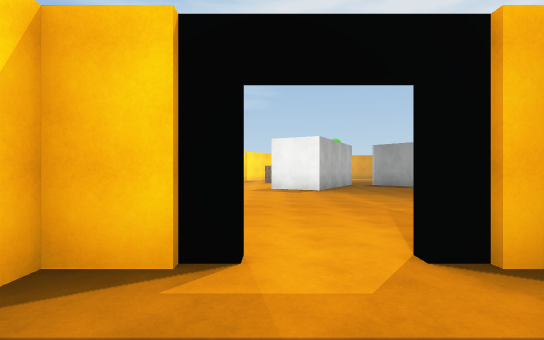
View 1 (above)

20 first-person views from a walk through a 3-D level made in the Unity game engine. The camera is 1.5 m above the floor, looks level and sees 85° across. Doors are open. The floor is counted in squares, 2 m on a side. Each view is taken from the middle of a square. On the plan, view 1 faces up. The plan holds only what a view shows up to about 10 squares ahead; the rest is blank. The player is left out. Some surface patterns are stand-ins.

View 2
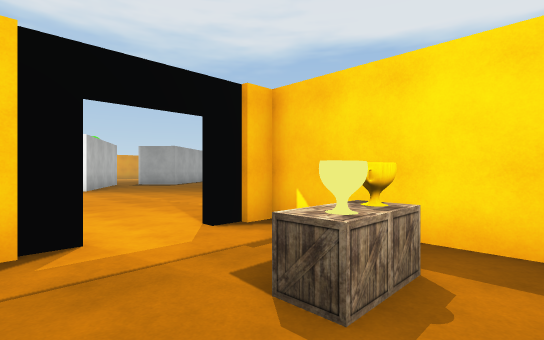

View 3
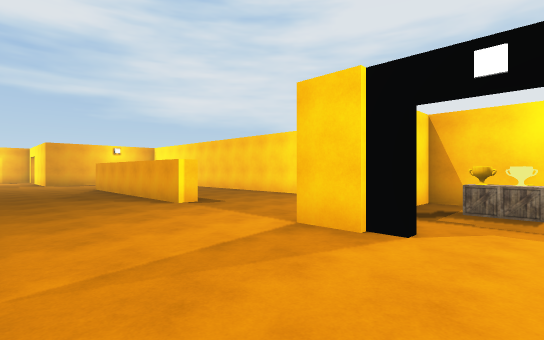

View 4
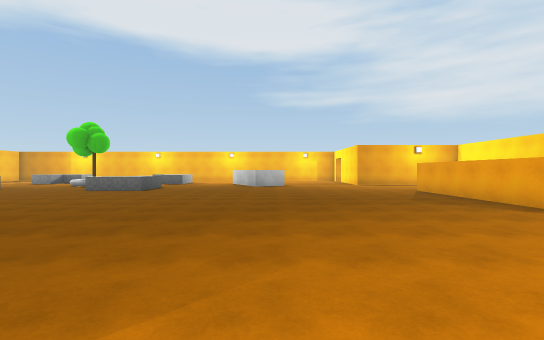

View 5
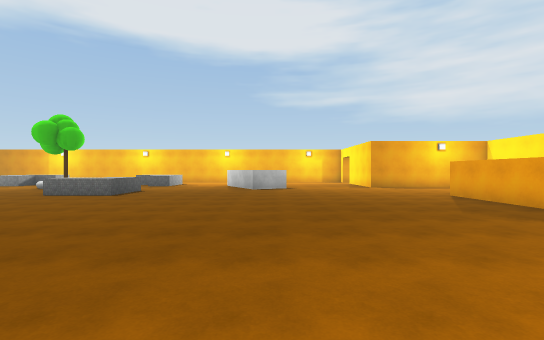

View 6
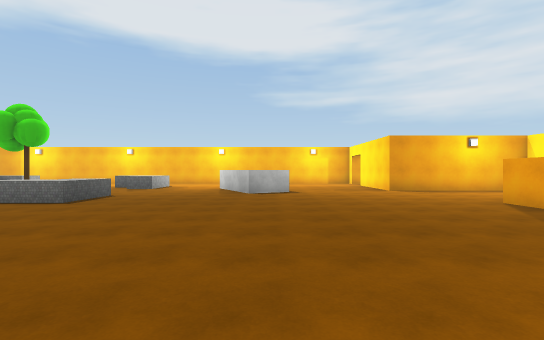

View 7
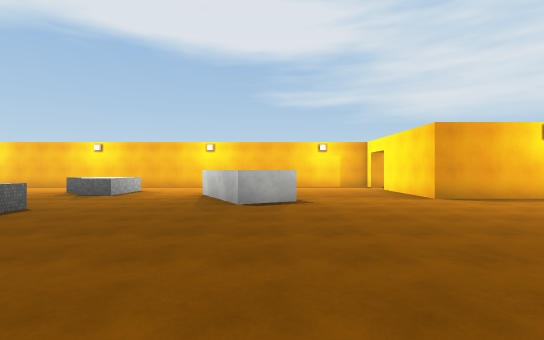

View 8
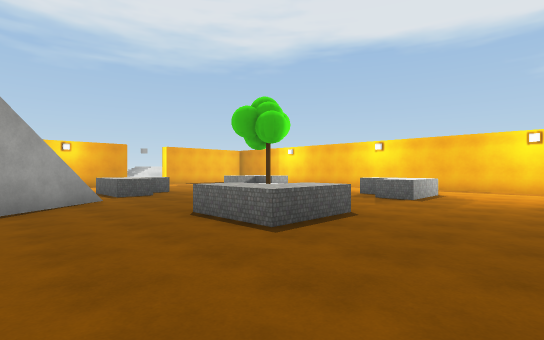

View 9
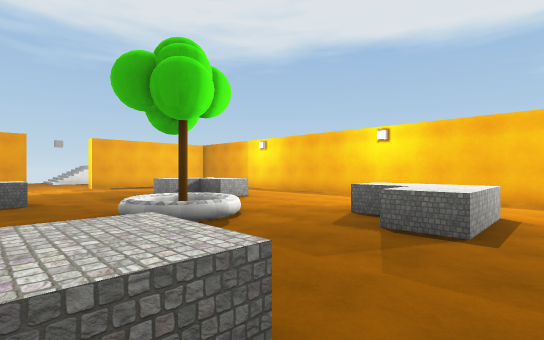

View 10
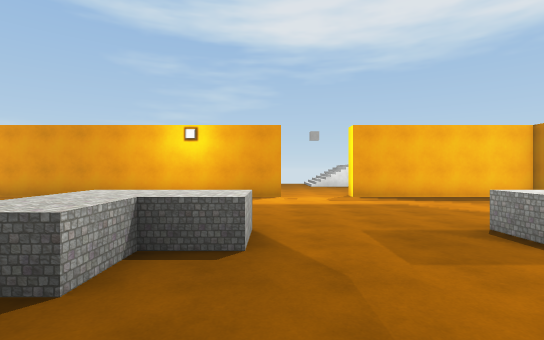

View 11
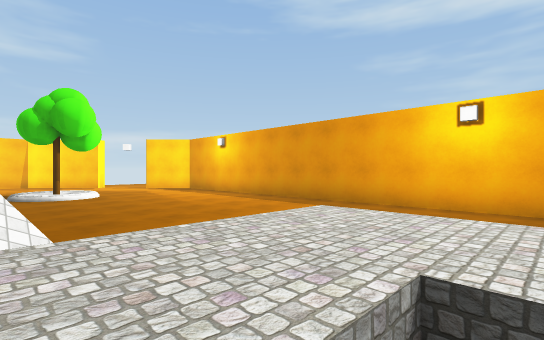

View 12
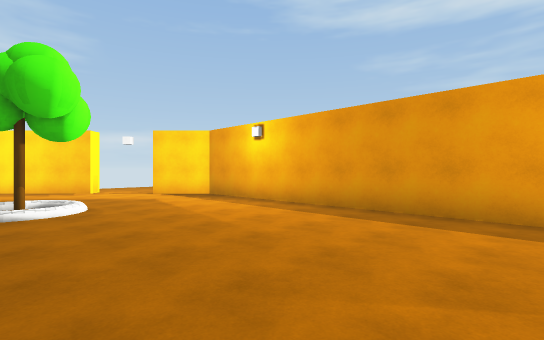

View 13
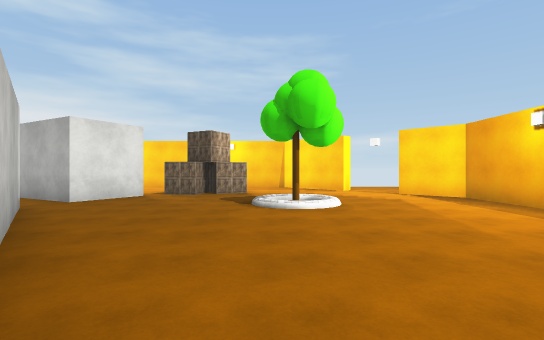

View 14
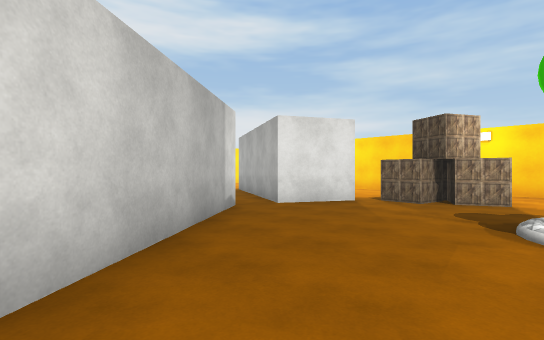

View 15
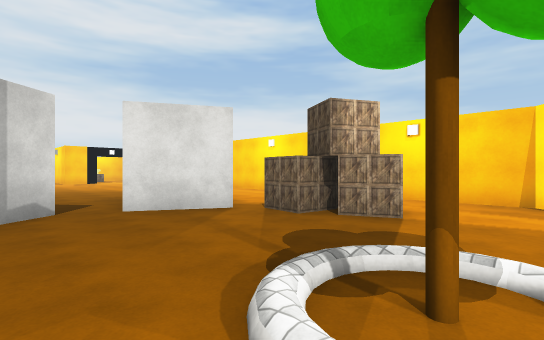

View 16
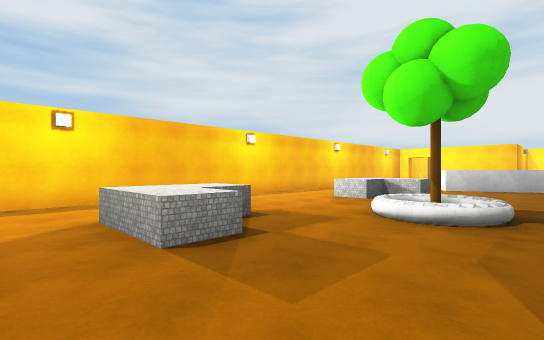

View 17
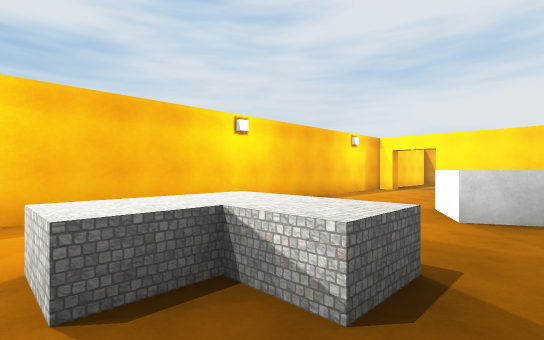

View 18
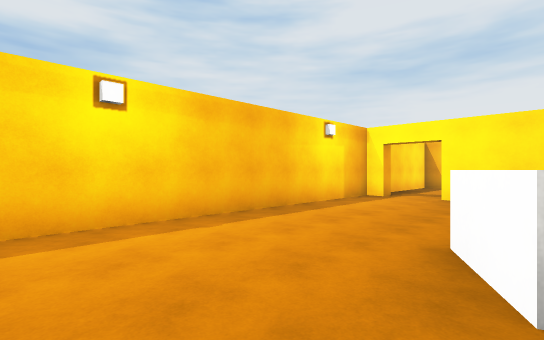

View 19
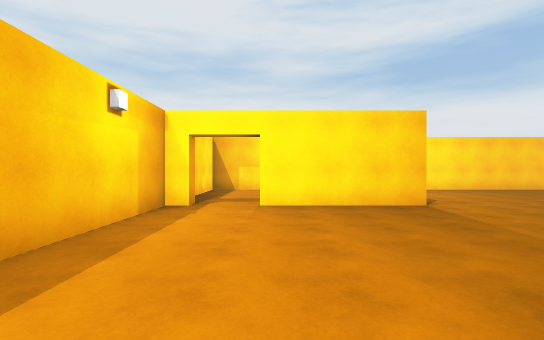

View 20
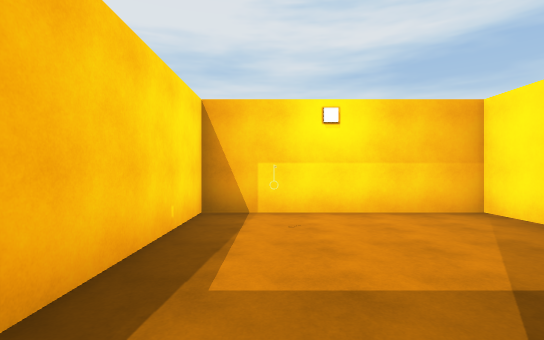

### Floor plan
Key: @ floor where view 1 was taken; # wall or solid block; x gap in a wall; . main floor; : floor 0.25 m higher than the main floor; + floor 0.5 m higher than the main floor; / step, stairs or slope; D open door; ^ raised ledge; C cup; T tree.
Columns run from 2 left of view 1 to 23 right of it. Each row starts with its distance up from view 1.
 27                  ...
 26                  .DD
 25     ##############DD#####
 24    D#..................
 23   DD..........   ......
 22  ##...........   ........#
 21 ##....T:...... ..........#
 20 #......:...... ^^...^^...#
 19 #..#........   ^.....^...#
 18 #. #.......#  /..........#
 17    ##.....####.....T.....#
 16   ...#..//   .....++.....#
 15   .. ##x#   .............#
 14      #..   ....^.....^...#
 13     ##.. ......^^...^^...#
 12     #....................#
 11      ....................#
 10  ...................^....#
  9  .................^^^....#
  8  .................^ .....#
  7  ........................#
  6  ........................#
  5   .......................#
  4   .......................#
  3   DD...............####.##
  2 ##DD#....######....#.....#
  1  ...# .....   .....#.....#
  0  .@C#  ....   .... #.....#
 -1  ...#   ..         #.....#
 -2   ###   ##         #######

Positions as (right, up) in squares from view 1, and headings:
1: (0, 0), facing up
2: (-1, -1), facing up-right
3: (0, 6), facing down-right
4: (2, 8), facing right
5: (4, 8), facing right
6: (6, 8), facing right
7: (9, 8), facing right
8: (10, 10), facing up-right
9: (14, 12), facing up-right
10: (15, 17), facing up
11: (14, 19), facing up-left
12: (11, 20), facing up-left
13: (11, 20), facing left
14: (9, 20), facing down-left
15: (6, 21), facing down-left
16: (15, 22), facing down-right
17: (17, 15), facing down-right
18: (18, 12), facing down-right
19: (20, 10), facing down
20: (21, 4), facing down
